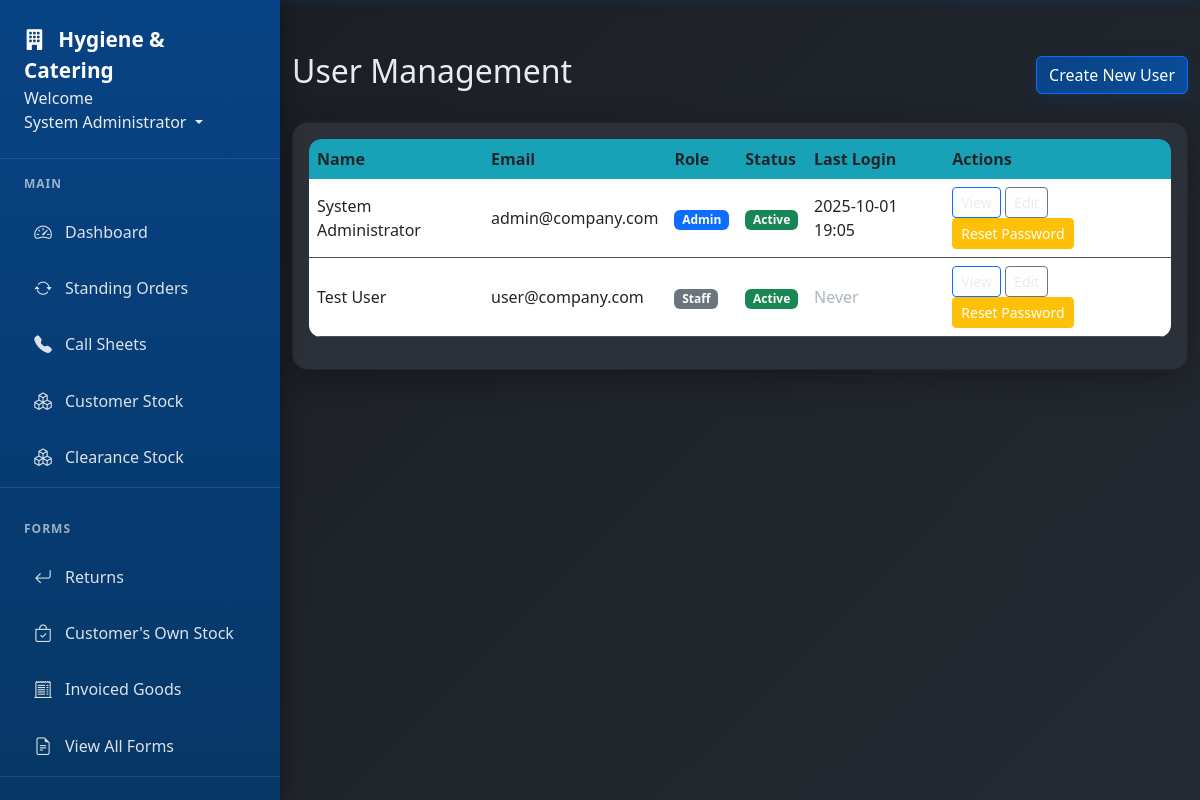
/users (signed in), run on an earlier commit of the app's database.
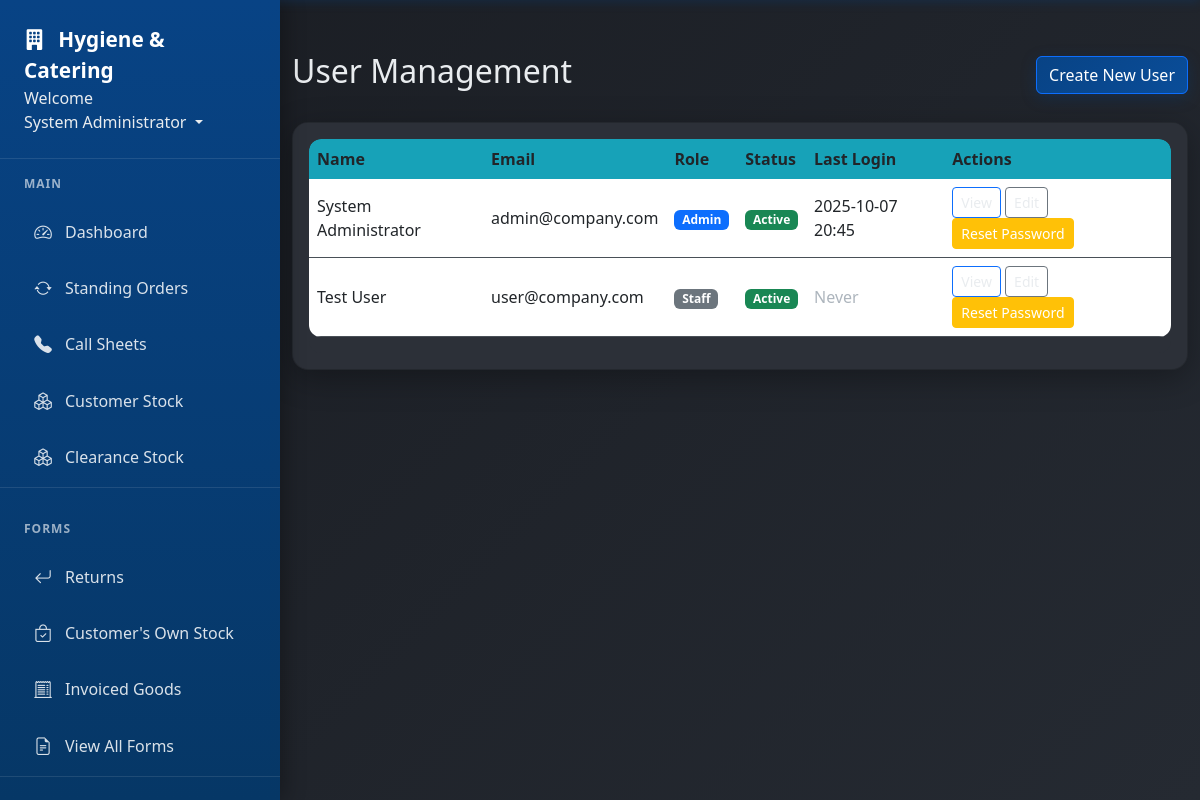
And on a later commit of the database.
### app/models.py (models this page shows, shortened)
class User(db.Model, UserMixin):
    id = db.Column(db.Integer, primary_key=True)
    username = db.Column(db.String(20), unique=True, nullable=False)  # Keep for system use
    email = db.Column(db.String(120), unique=True, nullable=False, index=True)  # Primary identifier
    full_name = db.Column(db.String(100), nullable=False)
    password_hash = db.Column(db.String(128), nullable=False)  # Changed from 'password' to 'password_hash'
    role = db.Column(db.String(20), nullable=False)
    job_title = db.Column(db.String(100))
    direct_phone = db.Column(db.String(20))
    mobile_phone = db.Column(db.String(20))
    is_active = db.Column(db.Boolean, default=True)
    must_change_password = db.Column(db.Boolean, default=False)
    created_at = db.Column(db.DateTime, nullable=False, default=datetime.utcnow)
    last_login = db.Column(db.DateTime)
    forms = db.relationship('Form', foreign_keys='Form.user_id', backref='author', lazy=True)
    callsheet_entries = db.relationship('CallsheetEntry', backref='entered_by', lazy=True)
    callsheets_created = db.relationship('Callsheet', backref='created_by_user', lazy=True)
    todo_items = db.relationship('TodoItem', backref='user', lazy=True, cascade='all, delete-orphan')
    company_updates = db.relationship('CompanyUpdate', backref='author', lazy=True, cascade='all, delete-orphan')

### app/routes.py (the view)
@main.route('/users')
@login_required
@admin_required
def users():
    users = User.query.order_by(User.full_name).all()
    return render_template('users.html', title='User Management', users=users)

### app/models.py (called while the page is built)
@login_manager.user_loader
def load_user(user_id):
    return User.query.get(int(user_id))

### app/routes.py (called while the page is built)
def admin_required(f):
    @wraps(f)
    def decorated_function(*args, **kwargs):
        if not current_user.is_authenticated or current_user.role != 'admin':
            flash('Admin access required.', 'danger')
            return redirect(url_for('main.dashboard'))
        return f(*args, **kwargs)
    return decorated_function

### app/templates/users.html (shortened to what this page needs)
{% extends "base.html" %} {% block content %}
<div class="d-flex justify-content-between align-items-center mb-4">
  <h2>User Management</h2>
  <a href="{{ url_for('main.create_user') }}" class="btn btn-primary">
     Create New User
  </a>
</div>
<div class="card">
  <div class="card-body">
    <div class="table-responsive">
      <table class="table table-hover">
        <thead>
          <tr>
            <th>Name</th>
            <th>Email</th>
            <th>Role</th>
            <th>Status</th>
            <th>Last Login</th>
            <th>Actions</th>
          </tr>
        </thead>
        <tbody>
          {% for user in users %}
          <tr>
            <td>{{ user.full_name }}</td>
            <td>{{ user.email }}</td>
            <td>
              <span
                class="badge bg-{{ 'primary' if user.role == 'admin' else 'secondary' }}"
              >
                {{ user.role.title() }}
              </span>
            </td>
            <td>
              <span
                class="badge bg-{{ 'success' if user.is_active else 'danger' }}"
              >
                {{ 'Active' if user.is_active else 'Inactive' }}
              </span>
            </td>
            <td>
              {% if user.last_login %} {{ user.last_login.strftime('%Y-%m-%d
              %H:%M') }} {% else %}
              <span class="text-muted">Never</span>
              {% endif %}
            </td>
            <td>
              <a
                href="{{ url_for('main.user_profile', user_id=user.id) }}"
                class="btn btn-sm btn-outline-primary"
                >View</a
              >
              <a
                href="{{ url_for('main.edit_user', user_id=user.id) }}"
                class="btn btn-sm btn-outline-secondary"
                >Edit</a
              >
              <button
                class="btn btn-sm btn-warning"
                onclick="resetPassword({{ user.id }}, '{{ user.full_name }}')"
              >
                Reset Password
              </button>
            </td>
          </tr>
          {% endfor %}
        </tbody>
      </table>
    </div>
  </div>
</div>
 {% endblock %}

### app/templates/base.html (shortened to what this page needs)
<!DOCTYPE html>
<html lang="en">
  <head>
    <link
      rel="stylesheet"
      href="{{ url_for('static', filename='style.css') }}"
    />
    <link
      href="https://cdn.jsdelivr.net/npm/bootstrap@5.3.0/dist/css/bootstrap.min.css"
      rel="stylesheet"
    />
    <link
      href="https://cdn.jsdelivr.net/npm/bootstrap-icons@1.11.0/font/bootstrap-icons.css"
      rel="stylesheet"
    />
  </head>
  <body>
    <nav class="nav-sidebar" id="navSidebar">
      <div class="nav-sidebar-header">
        <a href="{{ url_for('main.dashboard') }}" class="nav-sidebar-brand">
          <i class="bi bi-building-fill me-2"></i>
          Hygiene & Catering
        </a>
        <li class="nav-item dropdown" style="display: block">
          <text>Welcome</text>
          <a
            class="nav-link dropdown-toggle"
            href="#"
            id="userDropdown"
            role="button"
            data-bs-toggle="dropdown"
          >
             {{ current_user.full_name or
            current_user.username }}
          </a>
        </li>
      </div>
      {% if current_user.is_authenticated %}
      <div class="nav-sidebar-nav">
        <div class="nav-section">
          <div class="nav-section-title">Main</div>
          <div class="nav-item">
            <a class="nav-link" href="{{ url_for('main.dashboard') }}">
              <i class="bi bi-speedometer2"></i>
              Dashboard
            </a>
          </div>
          <div class="nav-item">
            <a
              class="nav-link"
              href="{{ url_for('standing_orders.standing_orders') }}"
            >
              <i class="bi bi-arrow-repeat"></i>
              Standing Orders
            </a>
          </div>
          <div class="nav-item">
            <a class="nav-link" href="{{ url_for('callsheets.callsheets') }}">
              <i class="bi bi-telephone-fill"></i>
              Call Sheets
            </a>
          </div>
          <div class="nav-item">
            <a
              class="nav-link"
              href="{{ url_for('customer_stock.customer_stock') }}"
            >
              <i class="bi bi-boxes"></i>
              Customer Stock
            </a>
          </div>
          <div class="nav-item">
            <a
              class="nav-link"
              href="{{ url_for('clearance_stock.clearance_stock') }}"
            >
              <i class="bi bi-boxes"></i>
              Clearance Stock
            </a>
          </div>
        </div>
        <div class="nav-section">
          <div class="nav-section-title">Forms</div>
          <div class="nav-item">
            <a class="nav-link" href="{{ url_for('main.returns') }}">
              <i class="bi bi-arrow-return-left"></i>
              Returns
            </a>
          </div>
          <div class="nav-item">
            <a
              class="nav-link"
              href="{{ url_for('customer_stock.branded_stock') }}"
            >
              <i class="bi bi-bag-check"></i>
              Customer's Own Stock
            </a>
          </div>
          <div class="nav-item">
            <a class="nav-link" href="{{ url_for('main.invoice_correction') }}">
              <i class="bi bi-receipt-cutoff"></i>
              Invoiced Goods
            </a>
          </div>
          <div class="nav-item">
            <a class="nav-link" href="{{ url_for('main.forms') }}">
              <i class="bi bi-file-earmark-text"></i>
              View All Forms
            </a>
          </div>
        </div>
      </div>
      {% endif %}
    </nav>
    <div class="main-content" id="mainContent">
      <div class="container-fluid">
         {% block content %}{% endblock %}
      </div>
    </div>
  </body>
</html>

### app/static/style.css (style rules this page uses)
:root { --primary-blue: #084385; --primary-blue-light: #0a4d99; --primary-blue-dark: #063766; --dark-bg: #1a1d23; --dark-card: #2c3038; --dark-card-hover: #353a44; --text-light: #e9ecef; --text-muted: #adb5bd !important; --border-color: #495057; --success: #20c997; --warning: #ffc107; --danger: #dc3545; --info: #17a2b8; }
body { background: linear-gradient(135deg, var(--dark-bg) 0%, #252a32 100%); color: var(--text-light); font-family: "Segoe UI", Tahoma, Geneva, Verdana, sans-serif; min-height: 100vh; }
body, .card, .card-body, .table, .modal-body { color: var(--text-light) !important; }
.nav-sidebar { position: fixed; top: 0; left: 0; height: 100vh; width: 280px; background: linear-gradient( 180deg, var(--primary-blue) 0%, var(--primary-blue-dark) 100% ); box-shadow: 4px 0 20px rgba(0, 0, 0, 0.3); transition: transform 0.3s ease; z-index: 1050; overflow-y: auto; display: flex; flex-direction: column; }
.nav-sidebar-header { padding: 1.5rem; border-bottom: 1px solid rgba(255, 255, 255, 0.1); flex-shrink: 0; }
.nav-sidebar-brand { color: white !important; font-weight: 700; font-size: 1.3rem; text-decoration: none; }
.nav-sidebar-nav { padding: 1rem 0; flex: 1; overflow-y: auto; }
.nav-section { margin-bottom: 2rem; border-bottom: 1px solid rgba(255, 255, 255, 0.1); }
.nav-section-title { color: rgba(255, 255, 255, 0.6); font-size: 0.75rem; font-weight: 600; text-transform: uppercase; letter-spacing: 1px; padding: 0 1.5rem; margin-bottom: 0.75rem; }
.nav-sidebar-nav .nav-item, .nav-section .nav-item { margin: 0.25rem 1rem; }
.nav-sidebar-nav .nav-link, .nav-section .nav-link { display: flex; align-items: center; padding: 0.75rem 1rem; color: rgba(255, 255, 255, 0.85) !important; text-decoration: none; border-radius: 12px; transition: all 0.3s ease; font-weight: 500; border: 1px solid transparent; position: relative; overflow: hidden; }
.nav-sidebar-nav .nav-link i, .nav-section .nav-link i { margin-right: 0.75rem; font-size: 1.1rem; width: 20px; text-align: center; }
.main-content { margin-left: 280px; min-height: 100vh; }
@media (min-width: 769px) { .main-content { padding-top: 2rem; } }
.card { background: var(--dark-card) !important; border: 1px solid var(--border-color); border-radius: 16px !important; box-shadow: 0 8px 32px rgba(0, 0, 0, 0.3); margin-bottom: 24px; transition: all 0.3s ease; overflow: hidden; }
.card-body { background: var(--dark-card); padding: 1.5rem; color: var(--text-light); border-radius: 0 0 16px 16px; }
.btn { border-radius: 12px; font-weight: 500; padding: 0.6rem 1.2rem; transition: all 0.3s ease; border: none; color: white !important; }
.btn-primary { background: linear-gradient( 135deg, var(--primary-blue) 0%, var(--primary-blue-light) 100% ); color: white !important; box-shadow: 0 4px 15px rgba(8, 67, 133, 0.3); }
.btn-warning { background: var(--warning); color: #000; }
.btn-outline-primary { border: 2px solid var(--primary-blue); color: #e9ecef !important; background: transparent; }
.btn-outline-secondary { border: 2px solid var(--border-color); color: #e9ecef !important; background: transparent; }
.table { background: var(--dark-card); border-radius: 12px; overflow: hidden; color: var(--text-light); }
.table th { background: var(--info) !important; border: none; font-weight: 600; padding: 1rem; }
.table td { border-color: var(--border-color); padding: 1rem; vertical-align: middle; }
.table-responsive { background: var(--dark-card); border-radius: 12px; }
.badge { border-radius: 8px; font-weight: 500; padding: 0.4em 0.8em; }
.bg-primary { background-color: var(--primary-blue) !important; }
.bg-secondary { background: var(--border-color) !important; }
.text-muted { color: #adb5bd !important; }
.container, .container-fluid { padding-top: 20px; }
.main-content { flex: 1; }
.card .text-muted, .update-meta, .form-text { color: #adb5bd !important; }

What changed in the data, as far as the page shows it:
changed User "System Administrator": last_login "2025-10-01 19:05" → "2025-10-07 20:45"
